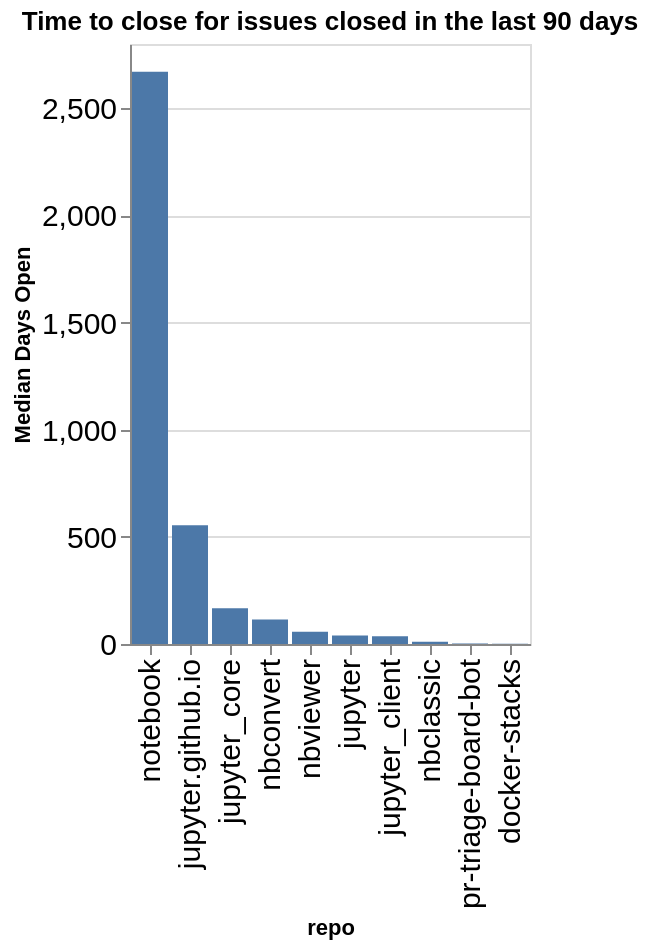

The code cell stored with this chart in its notebook:
### Code cell
time_open = closed.groupby(['org', 'repo']).agg({'time_open': 'median'}).reset_index()
time_open['time_open'] = time_open['time_open'] / (60 * 60 * 24)
time_open['org/repo'] = time_open.apply(lambda a: a['org'] + '/' + a['repo'], axis=1)
sorted_vals = time_open.sort_values(['org', 'time_open'], ascending=False)['repo'].values
alt.Chart(data=time_open, title=f"Time to close for issues closed in the last {n_days} days").mark_bar().encode(
    x=alt.X('repo', sort=alt.Sort(sorted_vals.tolist())),
    y=alt.Y('time_open', title="Median Days Open"),
)

### Figure 1 — Vega-Lite specification as saved in the notebook (floating-point values rounded to 4 significant figures)
{"config": {"axisLeft": {"labelFontSize": 15}, "axisBottom": {"labelFontSize": 15}}, "data": {"name": "data-e974b3777934de6b9672dc6948356cb3"}, "mark": {"type": "bar"}, "encoding": {"x": {"field": "repo", "sort": ["notebook", "jupyter.github.io", "jupyter_core", "nbconvert", "nbviewer", "jupyter", "jupyter_client", "nbclassic", "pr-triage-board-bot", "docker-stacks"], "type": "nominal"}, "y": {"field": "time_open", "title": "Median Days Open", "type": "quantitative"}}, "title": "Time to close for issues closed in the last 90 days", "$schema": "https://vega.github.io/schema/vega-lite/v5.20.1.json", "datasets": {"data-e974b3777934de6b9672dc6948356cb3": [{"org": "jupyter", "repo": "docker-stacks", "time_open": 0.6748, "org/repo": "jupyter/docker-stacks"}, {"org": "jupyter", "repo": "jupyter", "time_open": 39.47, "org/repo": "jupyter/jupyter"}, {"org": "jupyter", "repo": "jupyter.github.io", "time_open": 554.1, "org/repo": "jupyter/jupyter.github.io"}, {"org": "jupyter", "repo": "jupyter_client", "time_open": 35.74, "org/repo": "jupyter/jupyter_client"}, {"org": "jupyter", "repo": "jupyter_core", "time_open": 167.2, "org/repo": "jupyter/jupyter_core"}, {"org": "jupyter", "repo": "nbclassic", "time_open": 10.2, "org/repo": "jupyter/nbclassic"}, {"org": "jupyter", "repo": "nbconvert", "time_open": 113.8, "org/repo": "jupyter/nbconvert"}, {"org": "jupyter", "repo": "nbviewer", "time_open": 57.54, "org/repo": "jupyter/nbviewer"}, {"org": "jupyter", "repo": "notebook", "time_open": 2670.0, "org/repo": "jupyter/notebook"}, {"org": "jupyter", "repo": "pr-triage-board-bot", "time_open": 2.079, "org/repo": "jupyter/pr-triage-board-bot"}]}}
